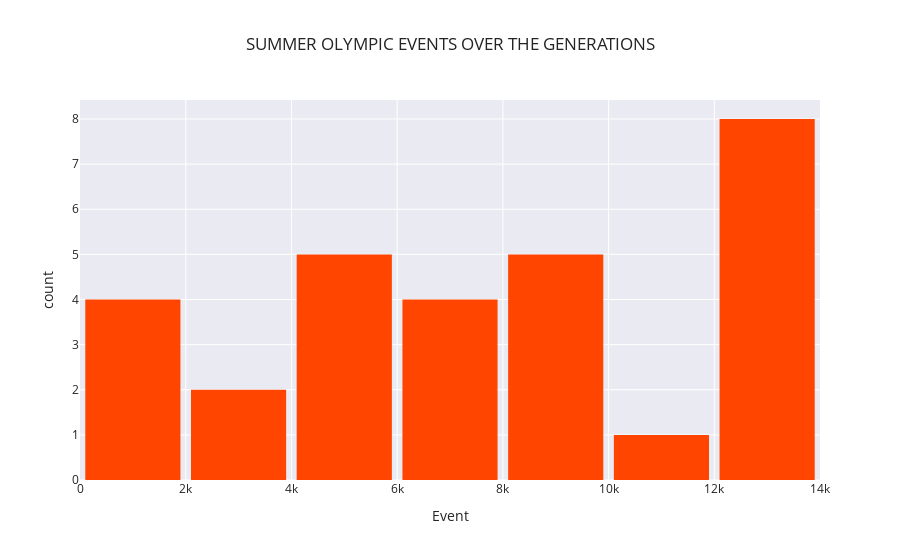

This figure's notebook cell:
### Markdown cell above
In plotly:

### Code cell
# summer events
fig = px.histogram(event_count_summer, x="Event", title="SUMMER OLYMPIC EVENTS OVER THE GENERATIONS", nbins=10, template = "seaborn", color_discrete_sequence=['orangered'])
fig.update_layout(bargap=0.1)
fig.show()

### Figure 1 — Plotly figure (JSON) as saved in the notebook; plotly's stock layout.template omitted (floating-point values rounded to 4 significant figures)
{"data": [{"alignmentgroup": "True", "bingroup": "x", "hovertemplate": "Event=%{x}<br>count=%{y}<extra></extra>", "legendgroup": "", "marker": {"color": "orangered", "pattern": {"shape": ""}}, "name": "", "nbinsx": 10, "offsetgroup": "", "orientation": "v", "showlegend": false, "type": "histogram", "x": [380, 1936, 1301, 1733, 3101, 4040, 4292, 5233, 4992, 2969, 6506, 6405, 8270, 5127, 8119, 7702, 8588, 10304, 8641, 7191, 9454, 12037, 12977, 13780, 13821, 13443, 13602, 12920, 13688], "xaxis": "x", "yaxis": "y"}], "layout": {"bargap": 0.1, "barmode": "relative", "legend": {"tracegroupgap": 0}, "title": {"text": "SUMMER OLYMPIC EVENTS OVER THE GENERATIONS"}, "xaxis": {"anchor": "y", "domain": [0, 1], "title": {"text": "Event"}}, "yaxis": {"anchor": "x", "domain": [0, 1], "title": {"text": "count"}}}}
